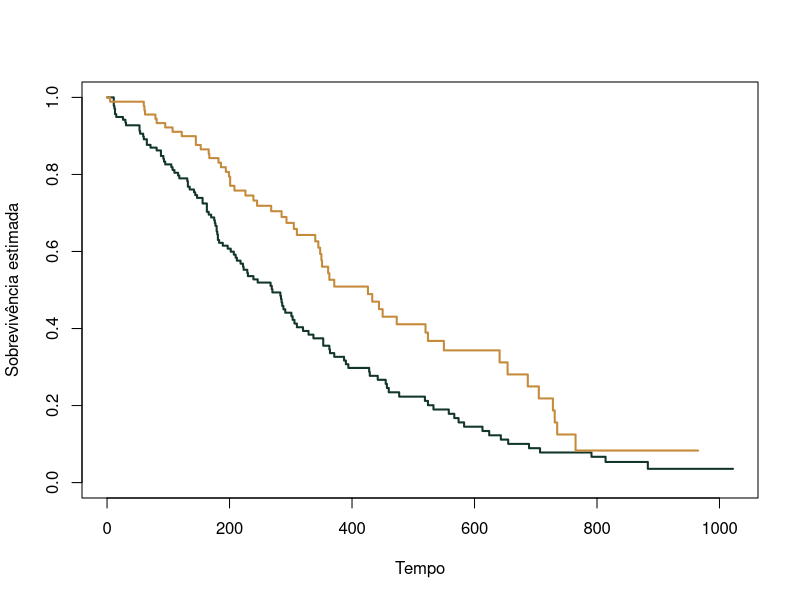

Recreate this plot in R.
# Estimador Kaplan–Meier
# Material didático — Estatística e Ciência de Dados — ICTIN/UFLA
# Fonte: e-book Psicometria Online

if (!requireNamespace("survival", quietly = TRUE)) install.packages("survival")
library(survival)
modelo <- survfit(Surv(time, status == 2) ~ sex,
                 data = lung, conf.type = "log-log")
print(summary(modelo))
plot(modelo, col = c("#12372A", "#C68A3B"), lwd = 2,
     xlab = "Tempo", ylab = "Sobrevivência estimada")
